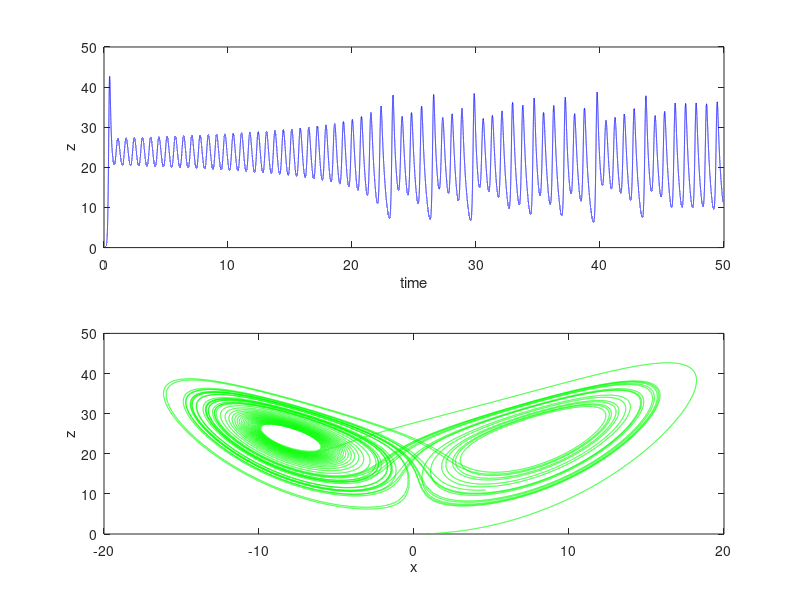

Recreate this plot in MATLAB.
clear
a=10;
b=8/3;
r=25;
sigma=10;
npoints =500000; %Discretize time
dt = 0.0001; % time step in seconds
x = zeros(npoints,1); % initializes x, a vector of dimension npoints X 1,to being all zeros
y = zeros(npoints,1); % initializes y, a vector of dimension npoints X 1,to being all zeros
z = zeros(npoints,1); % initializes z, a vector of dimension npoints X 1,to being all zeros
time = zeros(npoints,1); % this initializes the vector time to being all zeros
x(1)=1;

for step = 1:npoints-1
% loop over the timesteps and solve the difference equations
x(step+1)=x(step)+sigma*(y(step)-x(step))*dt;
y(step+1)=y(step)+(-x(step)*z(step)+r*x(step)-y(step))*dt;
z(step+1)=z(step)+(x(step)*y(step)-b*z(step))*dt;
 % Update time array
time(step+1) = time(step) + dt;
end;

subplot (2,1,1);
plot(time,z,'b' );
xlabel('time');
ylabel('z');
subplot (2,1,2);
plot (x,z,'g' );
xlabel('x');
ylabel('z')
